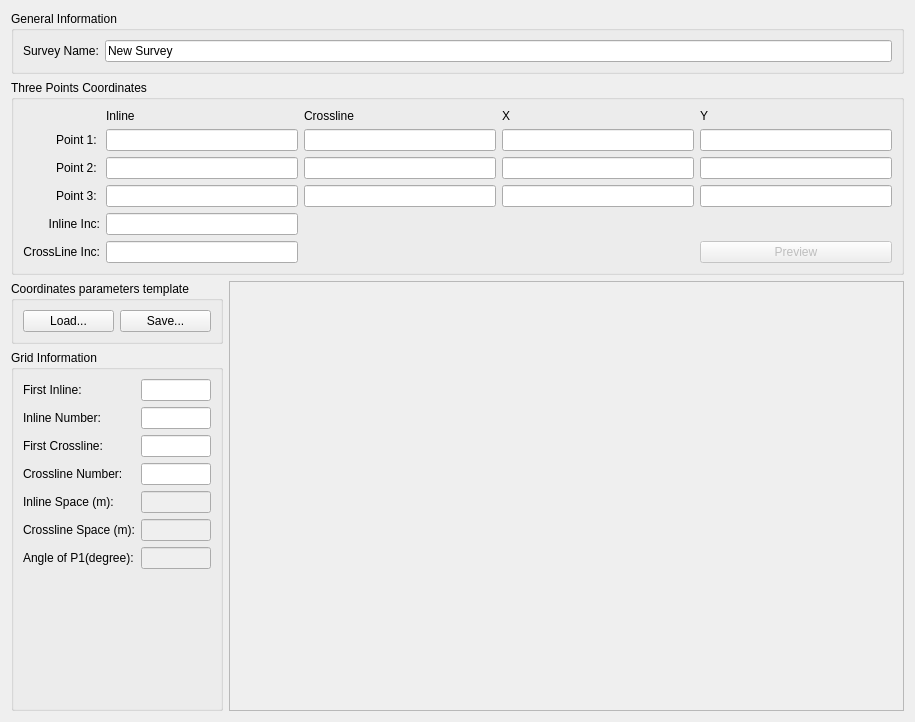
<?xml version="1.0" encoding="UTF-8"?>
<ui version="4.0">
 <class>CreateSeisWorkArea</class>
 <widget class="QWidget" name="CreateSeisWorkArea">
  <property name="geometry">
   <rect>
    <x>0</x>
    <y>0</y>
    <width>915</width>
    <height>722</height>
   </rect>
  </property>
  <property name="windowTitle">
   <string>Form</string>
  </property>
  <layout class="QGridLayout" name="gridLayout_4">
   <item row="0" column="0" colspan="3">
    <widget class="QGroupBox" name="groupBox">
     <property name="title">
      <string>General Information</string>
     </property>
     <layout class="QGridLayout" name="gridLayout_3">
      <item row="0" column="0">
       <widget class="QLabel" name="label">
        <property name="sizePolicy">
         <sizepolicy hsizetype="Fixed" vsizetype="Preferred">
          <horstretch>0</horstretch>
          <verstretch>0</verstretch>
         </sizepolicy>
        </property>
        <property name="text">
         <string>Survey Name:</string>
        </property>
       </widget>
      </item>
      <item row="0" column="1">
       <widget class="QLineEdit" name="m_pEdtSurveyName">
        <property name="text">
         <string>New Survey</string>
        </property>
       </widget>
      </item>
     </layout>
    </widget>
   </item>
   <item row="4" column="0">
    <widget class="QGroupBox" name="groupBox_2">
     <property name="sizePolicy">
      <sizepolicy hsizetype="Fixed" vsizetype="Preferred">
       <horstretch>0</horstretch>
       <verstretch>0</verstretch>
      </sizepolicy>
     </property>
     <property name="title">
      <string>Grid Information</string>
     </property>
     <layout class="QGridLayout" name="gridLayout_2">
      <item row="4" column="1">
       <widget class="QLineEdit" name="m_EdtInlineSpace">
        <property name="enabled">
         <bool>false</bool>
        </property>
        <property name="maximumSize">
         <size>
          <width>70</width>
          <height>16777215</height>
         </size>
        </property>
        <property name="text">
         <string/>
        </property>
       </widget>
      </item>
      <item row="5" column="0">
       <widget class="QLabel" name="m_LblCrossSpaceUnit">
        <property name="text">
         <string>Crossline Space (m):</string>
        </property>
       </widget>
      </item>
      <item row="3" column="1">
       <widget class="QLineEdit" name="m_EdtCrosslineNumber">
        <property name="maximumSize">
         <size>
          <width>70</width>
          <height>16777215</height>
         </size>
        </property>
        <property name="text">
         <string/>
        </property>
       </widget>
      </item>
      <item row="2" column="1">
       <widget class="QLineEdit" name="m_EdtFirstCrossLine">
        <property name="maximumSize">
         <size>
          <width>70</width>
          <height>16777215</height>
         </size>
        </property>
        <property name="text">
         <string/>
        </property>
       </widget>
      </item>
      <item row="2" column="0">
       <widget class="QLabel" name="label_19">
        <property name="text">
         <string>First Crossline:</string>
        </property>
       </widget>
      </item>
      <item row="4" column="0">
       <widget class="QLabel" name="m_LblInLineUnit">
        <property name="text">
         <string>Inline Space (m):</string>
        </property>
       </widget>
      </item>
      <item row="1" column="1">
       <widget class="QLineEdit" name="m_EdtInlineNumber">
        <property name="maximumSize">
         <size>
          <width>70</width>
          <height>16777215</height>
         </size>
        </property>
        <property name="text">
         <string/>
        </property>
       </widget>
      </item>
      <item row="3" column="0">
       <widget class="QLabel" name="label_21">
        <property name="text">
         <string>Crossline Number:</string>
        </property>
       </widget>
      </item>
      <item row="5" column="1">
       <widget class="QLineEdit" name="m_EdtCrossSpace">
        <property name="enabled">
         <bool>false</bool>
        </property>
        <property name="maximumSize">
         <size>
          <width>70</width>
          <height>16777215</height>
         </size>
        </property>
        <property name="text">
         <string/>
        </property>
       </widget>
      </item>
      <item row="0" column="1">
       <widget class="QLineEdit" name="m_EdtFirstInline">
        <property name="maximumSize">
         <size>
          <width>70</width>
          <height>16777215</height>
         </size>
        </property>
        <property name="text">
         <string/>
        </property>
       </widget>
      </item>
      <item row="7" column="0">
       <spacer name="verticalSpacer">
        <property name="orientation">
         <enum>Qt::Vertical</enum>
        </property>
        <property name="sizeHint" stdset="0">
         <size>
          <width>20</width>
          <height>40</height>
         </size>
        </property>
       </spacer>
      </item>
      <item row="0" column="0">
       <widget class="QLabel" name="label_13">
        <property name="text">
         <string>First Inline:</string>
        </property>
       </widget>
      </item>
      <item row="1" column="0">
       <widget class="QLabel" name="label_15">
        <property name="text">
         <string>Inline Number:</string>
        </property>
       </widget>
      </item>
      <item row="6" column="0">
       <widget class="QLabel" name="label_6">
        <property name="text">
         <string>Angle of P1(degree):</string>
        </property>
       </widget>
      </item>
      <item row="6" column="1">
       <widget class="QLineEdit" name="lineEditAngleP1">
        <property name="enabled">
         <bool>false</bool>
        </property>
        <property name="maximumSize">
         <size>
          <width>70</width>
          <height>16777215</height>
         </size>
        </property>
        <property name="readOnly">
         <bool>false</bool>
        </property>
       </widget>
      </item>
     </layout>
    </widget>
   </item>
   <item row="3" column="0">
    <widget class="QGroupBox" name="groupBox_3">
     <property name="title">
      <string>Coordinates parameters template</string>
     </property>
     <layout class="QHBoxLayout" name="horizontalLayout">
      <item>
       <widget class="QPushButton" name="btn_load">
        <property name="text">
         <string>Load...</string>
        </property>
       </widget>
      </item>
      <item>
       <widget class="QPushButton" name="btn_save">
        <property name="text">
         <string>Save...</string>
        </property>
       </widget>
      </item>
     </layout>
    </widget>
   </item>
   <item row="3" column="1" rowspan="2" colspan="2">
    <widget class="CXPageLoadSegyUtmView" name="m_UtmToolView">
     <property name="frameShape">
      <enum>QFrame::StyledPanel</enum>
     </property>
     <property name="frameShadow">
      <enum>QFrame::Raised</enum>
     </property>
    </widget>
   </item>
   <item row="2" column="0" colspan="3">
    <widget class="QGroupBox" name="m_Grp3PointsCoordinates">
     <property name="sizePolicy">
      <sizepolicy hsizetype="Preferred" vsizetype="Fixed">
       <horstretch>0</horstretch>
       <verstretch>0</verstretch>
      </sizepolicy>
     </property>
     <property name="toolTip">
      <string>You can edit coordinates of three corner points.</string>
     </property>
     <property name="title">
      <string>Three Points Coordinates</string>
     </property>
     <layout class="QGridLayout" name="gridLayout">
      <item row="1" column="4">
       <widget class="QLineEdit" name="m_EdtXPoint1">
        <property name="text">
         <string/>
        </property>
       </widget>
      </item>
      <item row="0" column="4">
       <widget class="QLabel" name="label_11">
        <property name="text">
         <string>X</string>
        </property>
       </widget>
      </item>
      <item row="1" column="3">
       <widget class="QLineEdit" name="m_EdtCrossLinePoint1">
        <property name="text">
         <string/>
        </property>
       </widget>
      </item>
      <item row="1" column="1">
       <widget class="QLineEdit" name="m_EdtInlinePoint1">
        <property name="text">
         <string/>
        </property>
       </widget>
      </item>
      <item row="4" column="0">
       <widget class="QLabel" name="label_16">
        <property name="text">
         <string>Inline Inc:</string>
        </property>
        <property name="alignment">
         <set>Qt::AlignRight|Qt::AlignTrailing|Qt::AlignVCenter</set>
        </property>
       </widget>
      </item>
      <item row="3" column="0">
       <widget class="QLabel" name="label_4">
        <property name="text">
         <string>Point 3: </string>
        </property>
        <property name="alignment">
         <set>Qt::AlignRight|Qt::AlignTrailing|Qt::AlignVCenter</set>
        </property>
       </widget>
      </item>
      <item row="1" column="5">
       <widget class="QLineEdit" name="m_EdtYPoint1">
        <property name="text">
         <string/>
        </property>
       </widget>
      </item>
      <item row="1" column="0">
       <widget class="QLabel" name="label_2">
        <property name="text">
         <string>Point 1: </string>
        </property>
        <property name="alignment">
         <set>Qt::AlignRight|Qt::AlignTrailing|Qt::AlignVCenter</set>
        </property>
       </widget>
      </item>
      <item row="0" column="3">
       <widget class="QLabel" name="label_10">
        <property name="text">
         <string>Crossline</string>
        </property>
       </widget>
      </item>
      <item row="0" column="5">
       <widget class="QLabel" name="label_12">
        <property name="text">
         <string>Y</string>
        </property>
       </widget>
      </item>
      <item row="0" column="1">
       <widget class="QLabel" name="label_5">
        <property name="text">
         <string>Inline</string>
        </property>
       </widget>
      </item>
      <item row="2" column="3">
       <widget class="QLineEdit" name="m_EdtCrossLinePoint2">
        <property name="text">
         <string/>
        </property>
       </widget>
      </item>
      <item row="4" column="1">
       <widget class="QLineEdit" name="m_EdtInLineInc">
        <property name="maximumSize">
         <size>
          <width>16777215</width>
          <height>16777215</height>
         </size>
        </property>
        <property name="text">
         <string/>
        </property>
       </widget>
      </item>
      <item row="3" column="3">
       <widget class="QLineEdit" name="m_EdtCrossLinePoint3">
        <property name="text">
         <string/>
        </property>
       </widget>
      </item>
      <item row="2" column="1">
       <widget class="QLineEdit" name="m_EdtInlinePoint2">
        <property name="text">
         <string/>
        </property>
       </widget>
      </item>
      <item row="5" column="5">
       <widget class="QPushButton" name="m_pBtnPreview">
        <property name="enabled">
         <bool>false</bool>
        </property>
        <property name="text">
         <string>Preview</string>
        </property>
       </widget>
      </item>
      <item row="3" column="5">
       <widget class="QLineEdit" name="m_EdtYPoint3">
        <property name="text">
         <string/>
        </property>
       </widget>
      </item>
      <item row="2" column="5">
       <widget class="QLineEdit" name="m_EdtYPoint2">
        <property name="text">
         <string/>
        </property>
       </widget>
      </item>
      <item row="5" column="1">
       <widget class="QLineEdit" name="m_pEdtCrossLineInc">
        <property name="maximumSize">
         <size>
          <width>16777215</width>
          <height>16777215</height>
         </size>
        </property>
        <property name="text">
         <string/>
        </property>
       </widget>
      </item>
      <item row="3" column="1">
       <widget class="QLineEdit" name="m_EdtInlinePoint3">
        <property name="text">
         <string/>
        </property>
       </widget>
      </item>
      <item row="3" column="4">
       <widget class="QLineEdit" name="m_EdtXPoint3">
        <property name="text">
         <string/>
        </property>
       </widget>
      </item>
      <item row="2" column="4">
       <widget class="QLineEdit" name="m_EdtXPoint2">
        <property name="text">
         <string/>
        </property>
       </widget>
      </item>
      <item row="2" column="0">
       <widget class="QLabel" name="label_3">
        <property name="text">
         <string>Point 2: </string>
        </property>
        <property name="alignment">
         <set>Qt::AlignRight|Qt::AlignTrailing|Qt::AlignVCenter</set>
        </property>
       </widget>
      </item>
      <item row="5" column="0">
       <widget class="QLabel" name="label_17">
        <property name="text">
         <string>CrossLine Inc:</string>
        </property>
        <property name="alignment">
         <set>Qt::AlignRight|Qt::AlignTrailing|Qt::AlignVCenter</set>
        </property>
       </widget>
      </item>
     </layout>
    </widget>
   </item>
  </layout>
 </widget>
 <customwidgets>
  <customwidget>
   <class>CXPageLoadSegyUtmView</class>
   <extends>QFrame</extends>
   <header location="global">xpageloadsegyutmview.h</header>
   <container>1</container>
  </customwidget>
 </customwidgets>
 <tabstops>
  <tabstop>m_EdtInlinePoint1</tabstop>
  <tabstop>m_EdtCrossLinePoint1</tabstop>
  <tabstop>m_EdtXPoint1</tabstop>
  <tabstop>m_EdtYPoint1</tabstop>
  <tabstop>m_EdtInlinePoint2</tabstop>
  <tabstop>m_EdtCrossLinePoint2</tabstop>
  <tabstop>m_EdtXPoint2</tabstop>
  <tabstop>m_EdtYPoint2</tabstop>
  <tabstop>m_EdtInlinePoint3</tabstop>
  <tabstop>m_EdtCrossLinePoint3</tabstop>
  <tabstop>m_EdtXPoint3</tabstop>
  <tabstop>m_EdtYPoint3</tabstop>
  <tabstop>m_EdtInLineInc</tabstop>
  <tabstop>m_pEdtCrossLineInc</tabstop>
  <tabstop>m_EdtFirstInline</tabstop>
  <tabstop>m_EdtInlineNumber</tabstop>
  <tabstop>m_EdtFirstCrossLine</tabstop>
  <tabstop>m_EdtCrosslineNumber</tabstop>
  <tabstop>m_EdtInlineSpace</tabstop>
  <tabstop>m_EdtCrossSpace</tabstop>
  <tabstop>m_pBtnPreview</tabstop>
 </tabstops>
 <resources/>
 <connections/>
</ui>
